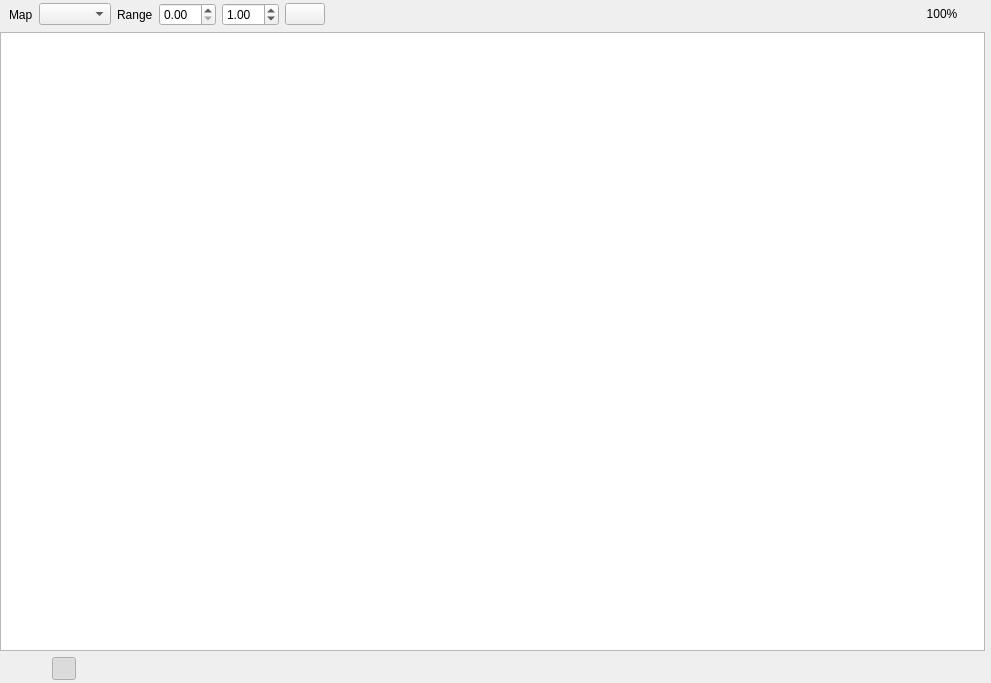
<?xml version="1.0" encoding="UTF-8"?>
<ui version="4.0">
 <class>YFramebufferWidget</class>
 <widget class="QWidget" name="YFramebufferWidget">
  <property name="geometry">
   <rect>
    <x>0</x>
    <y>0</y>
    <width>991</width>
    <height>683</height>
   </rect>
  </property>
  <property name="windowTitle">
   <string>Form</string>
  </property>
  <layout class="QVBoxLayout" name="verticalLayout">
   <property name="leftMargin">
    <number>0</number>
   </property>
   <property name="topMargin">
    <number>3</number>
   </property>
   <property name="rightMargin">
    <number>0</number>
   </property>
   <property name="bottomMargin">
    <number>3</number>
   </property>
   <item>
    <layout class="QHBoxLayout" name="horizontalLayout">
     <property name="leftMargin">
      <number>9</number>
     </property>
     <property name="topMargin">
      <number>0</number>
     </property>
     <property name="rightMargin">
      <number>9</number>
     </property>
     <item>
      <widget class="QLabel" name="label_3">
       <property name="text">
        <string>Map</string>
       </property>
      </widget>
     </item>
     <item>
      <widget class="QComboBox" name="cbColormap">
       <property name="sizePolicy">
        <sizepolicy hsizetype="Preferred" vsizetype="Fixed">
         <horstretch>0</horstretch>
         <verstretch>0</verstretch>
        </sizepolicy>
       </property>
      </widget>
     </item>
     <item>
      <widget class="QLabel" name="label">
       <property name="text">
        <string>Range</string>
       </property>
      </widget>
     </item>
     <item>
      <widget class="ScientificDoubleSpinBox" name="sbMinValue">
       <property name="singleStep">
        <double>0.010000000000000</double>
       </property>
       <property name="value">
        <double>0.000000000000000</double>
       </property>
      </widget>
     </item>
     <item>
      <widget class="ScientificDoubleSpinBox" name="sbMaxValue">
       <property name="singleStep">
        <double>0.010000000000000</double>
       </property>
       <property name="value">
        <double>1.000000000000000</double>
       </property>
      </widget>
     </item>
     <item>
      <widget class="QPushButton" name="buttonAuto">
       <property name="text">
        <string/>
       </property>
      </widget>
     </item>
     <item>
      <spacer name="horizontalSpacer_2">
       <property name="orientation">
        <enum>Qt::Horizontal</enum>
       </property>
       <property name="sizeHint" stdset="0">
        <size>
         <width>40</width>
         <height>20</height>
        </size>
       </property>
      </spacer>
     </item>
     <item>
      <widget class="QPushButton" name="zoomButton">
       <property name="sizePolicy">
        <sizepolicy hsizetype="Maximum" vsizetype="Fixed">
         <horstretch>0</horstretch>
         <verstretch>0</verstretch>
        </sizepolicy>
       </property>
       <property name="text">
        <string>100%</string>
       </property>
       <property name="flat">
        <bool>true</bool>
       </property>
      </widget>
     </item>
    </layout>
   </item>
   <item>
    <layout class="QHBoxLayout" name="horizontalLayout_2">
     <item>
      <widget class="GraphicsView" name="graphicsView"/>
     </item>
     <item>
      <widget class="ScaleWidget" name="scaleWidget" native="true"/>
     </item>
    </layout>
   </item>
   <item>
    <layout class="QHBoxLayout" name="horizontalLayout_3" stretch="0,0,0,0,1">
     <property name="leftMargin">
      <number>9</number>
     </property>
     <property name="rightMargin">
      <number>9</number>
     </property>
     <item>
      <widget class="QToolButton" name="fileInfoButton">
       <property name="sizePolicy">
        <sizepolicy hsizetype="Maximum" vsizetype="Fixed">
         <horstretch>0</horstretch>
         <verstretch>0</verstretch>
        </sizepolicy>
       </property>
       <property name="maximumSize">
        <size>
         <width>24</width>
         <height>24</height>
        </size>
       </property>
       <property name="text">
        <string/>
       </property>
       <property name="autoRaise">
        <bool>true</bool>
       </property>
      </widget>
     </item>
     <item>
      <widget class="QLabel" name="framebufferSummaryLabel">
       <property name="sizePolicy">
        <sizepolicy hsizetype="Maximum" vsizetype="Preferred">
         <horstretch>0</horstretch>
         <verstretch>0</verstretch>
        </sizepolicy>
       </property>
       <property name="text">
        <string/>
       </property>
      </widget>
     </item>
     <item>
      <widget class="QToolButton" name="cbScale">
       <property name="text">
        <string/>
       </property>
       <property name="checkable">
        <bool>true</bool>
       </property>
       <property name="checked">
        <bool>true</bool>
       </property>
      </widget>
     </item>
     <item>
      <spacer name="horizontalSpacer">
       <property name="orientation">
        <enum>Qt::Horizontal</enum>
       </property>
       <property name="sizeHint" stdset="0">
        <size>
         <width>40</width>
         <height>20</height>
        </size>
       </property>
      </spacer>
     </item>
     <item>
      <widget class="PixelReadoutLabel" name="selectInfoLabel">
       <property name="text">
        <string/>
       </property>
      </widget>
     </item>
    </layout>
   </item>
  </layout>
 </widget>
 <customwidgets>
  <customwidget>
   <class>PixelReadoutLabel</class>
   <extends>QLabel</extends>
   <header>view/PixelReadoutLabel.h</header>
  </customwidget>
  <customwidget>
   <class>GraphicsView</class>
   <extends>QGraphicsView</extends>
   <header>view/GraphicsView.h</header>
   <slots>
    <signal>zoomLevelChanged(double)</signal>
    <slot>setZoomLevel(double)</slot>
   </slots>
  </customwidget>
  <customwidget>
   <class>ScaleWidget</class>
   <extends>QWidget</extends>
   <header>view/ScaleWidget.h</header>
   <container>1</container>
  </customwidget>
  <customwidget>
   <class>ScientificDoubleSpinBox</class>
   <extends>QDoubleSpinBox</extends>
   <header>view/ScientificDoubleSpinBox.h</header>
  </customwidget>
 </customwidgets>
 <resources/>
 <connections/>
</ui>
